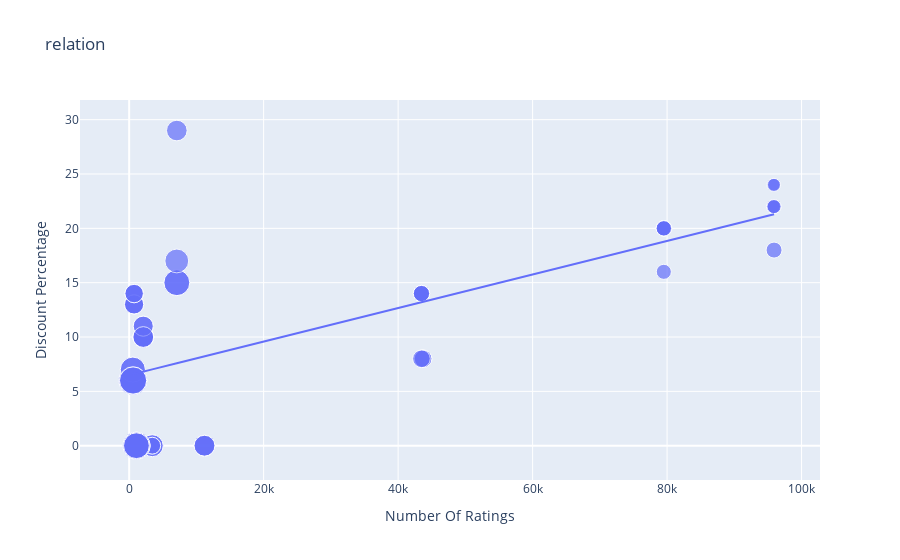

Notebook code for this chart:
### Code cell
fig = px.scatter(data_frame= data, y= 'Discount Percentage',x='Number Of Ratings', title='relation',
                trendline='ols',size='Sale Price')
fig.show()

### Figure 1 — Plotly figure (JSON) as saved in the notebook; plotly's stock layout.template omitted (floating-point values rounded to 4 significant figures)
{"data": [{"hovertemplate": "Number Of Ratings=%{x}<br>Discount Percentage=%{y}<br>Sale Price=%{marker.size}<extra></extra>", "legendgroup": "", "marker": {"color": "#636efa", "size": [49900, 84900, 84900, 77000, 77000, 49900, 49900, 77000, 89900, 41999, 39999, 41999, 41999, 41999, 131900, 117100, 131900, 117100, 74999, 117900, 117100, 117900, 99900, 44999, 140900, 130900, 64900, 120900, 59900, 75900, 110900, 130900, 120900, 64900, 64900, 75900, 75900, 120900, 59900, 120900, 75900, 140900, 70900, 70900, 75900, 59900, 110900, 120900, 130900, 130900, 54999, 54999, 29999, 34999, 34999, 34999, 54999, 29999, 46999, 46999, 46999, 46999], "sizemode": "area", "sizeref": 352.2, "symbol": "circle"}, "mode": "markers", "name": "", "orientation": "v", "showlegend": false, "type": "scatter", "x": [3431, 3431, 3431, 11202, 11202, 3431, 3431, 11202, 1454, 79512, 79512, 79582, 79512, 79512, 1078, 1078, 1078, 1078, 7088, 7088, 1078, 7088, 7081, 95909, 542, 580, 740, 545, 740, 2101, 545, 580, 580, 730, 730, 2101, 2101, 580, 740, 580, 2092, 545, 2101, 2092, 2101, 740, 545, 580, 580, 580, 43707, 43707, 95807, 95909, 95807, 95909, 43470, 95909, 43470, 43470, 43470, 43470], "xaxis": "x", "y": [0, 0, 0, 0, 0, 0, 0, 0, 0, 20, 16, 20, 20, 20, 0, 0, 0, 0, 29, 15, 0, 15, 17, 18, 6, 6, 13, 6, 14, 10, 7, 6, 6, 13, 13, 10, 10, 6, 14, 6, 10, 6, 11, 11, 10, 14, 7, 6, 6, 6, 8, 8, 24, 22, 22, 22, 8, 24, 14, 14, 14, 14], "yaxis": "y"}, {"hovertemplate": "<b>OLS trendline</b><br>Discount Percentage = 0.000154292 * Number Of Ratings + 6.49233<br>R<sup>2</sup>=0.468988<br><br>Number Of Ratings=%{x}<br>Discount Percentage=%{y} <b>(trend)</b><extra></extra>", "legendgroup": "", "marker": {"color": "#636efa", "symbol": "circle"}, "mode": "lines", "name": "", "showlegend": false, "type": "scatter", "x": [542, 545, 545, 545, 545, 580, 580, 580, 580, 580, 580, 580, 580, 730, 730, 740, 740, 740, 740, 1078, 1078, 1078, 1078, 1078, 1454, 2092, 2092, 2101, 2101, 2101, 2101, 2101, 3431, 3431, 3431, 3431, 3431, 7081, 7088, 7088, 7088, 11202, 11202, 11202, 43470, 43470, 43470, 43470, 43470, 43707, 43707, 79512, 79512, 79512, 79512, 79582, 95807, 95807, 95909, 95909, 95909, 95909], "xaxis": "x", "y": [6.576, 6.576, 6.576, 6.576, 6.576, 6.582, 6.582, 6.582, 6.582, 6.582, 6.582, 6.582, 6.582, 6.605, 6.605, 6.607, 6.607, 6.607, 6.607, 6.659, 6.659, 6.659, 6.659, 6.659, 6.717, 6.815, 6.815, 6.816, 6.816, 6.816, 6.816, 6.816, 7.022, 7.022, 7.022, 7.022, 7.022, 7.585, 7.586, 7.586, 7.586, 8.221, 8.221, 8.221, 13.2, 13.2, 13.2, 13.2, 13.2, 13.24, 13.24, 18.76, 18.76, 18.76, 18.76, 18.77, 21.27, 21.27, 21.29, 21.29, 21.29, 21.29], "yaxis": "y"}], "layout": {"autosize": true, "legend": {"itemsizing": "constant", "tracegroupgap": 0}, "title": {"text": "relation"}, "xaxis": {"anchor": "y", "autorange": true, "domain": [0, 1], "range": [-6756.0, 102400.0], "title": {"text": "Number Of Ratings"}, "type": "linear"}, "yaxis": {"anchor": "x", "autorange": true, "domain": [0, 1], "range": [-5.213, 33.41], "title": {"text": "Discount Percentage"}, "type": "linear"}}}
